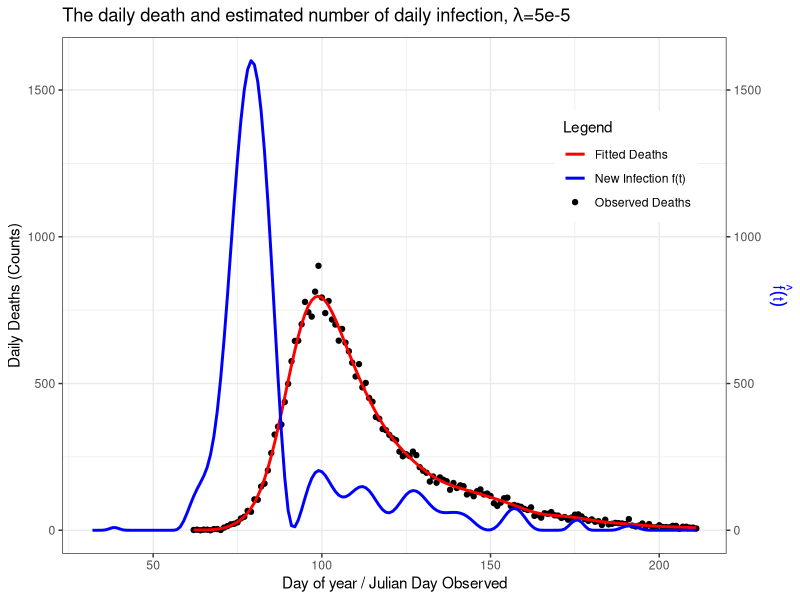
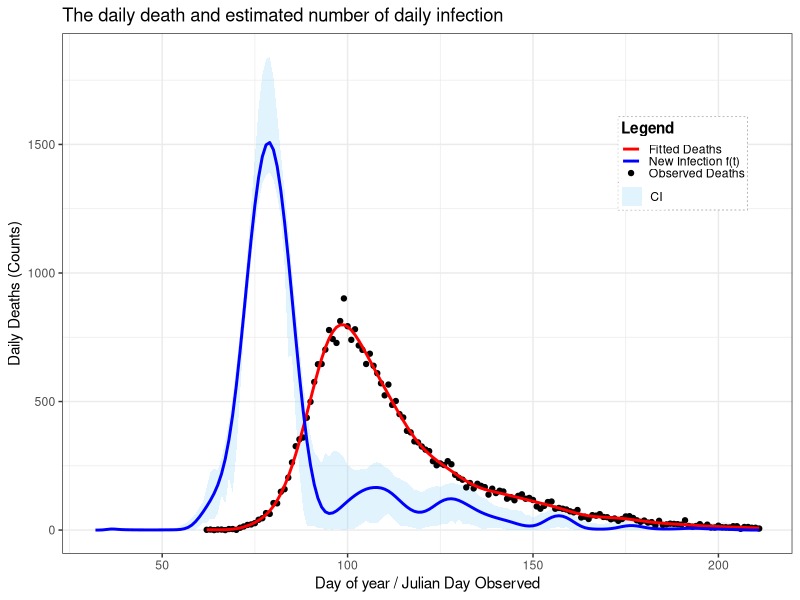

Write R code to recreate these figures, in order.
start <- Sys.time()
##=============== PROJECT 3 - EXTENDED STATISTICAL PROGRAMMING =================

# Group 12 
# Aseel Alghamdi : S2901228
# Fenanda Dwitha Kurniasari : S2744048
# Nurmawiya : S2822251

# Aseel     : Make function to contruct X, X tilde, and S (make_matrice)
#             Make objective function and its derivative
# Fenanda   : Bootstrap Uncertainty, 
#             Make final plot
#             Revise and put comment on code
# Nurmawiya : Preliminary Sanity Check with initial lambda, making plot
#             Fit the model using BFGS
#             Revise and put comment on code

# Repository Link
# https://github.com/fenandadwithak/Team12/tree/main/Proj3

# ==============================================================================
##                                  OUTLINE
# ==============================================================================
## What you get:
## (1) 
## (2) 
## (3) 
## (4) 
## (5)
## (6)


##===================== Data Preparation & Load library ========================
library(splines) #load library splines
library(ggplot2)

df <- read.table("engcov.txt", header = TRUE) # import datasets
y <- df$nhs; t <- df$julian
n <- length(y) # define total observation 
d <- 1:80; edur <- 3.151; sdur <- .469
pd <- dlnorm(d, edur, sdur) # density (PDF) function of death
pd <- pd / sum(pd) # probability of death

##==================== (1) Construct X, Xtilde, and S ==========================
make_matrices <- function(t, K=80) {
  # Function to construct matrices (Xtilde, X, S) required for predicting 
  #  number of new infections occuring on day t which expressed by an infection 
  #  rate function f(t)
  
  # Input/Arguments :(1) t, a vector of day since 2020. In this dataset, we use 
  #                      julian
  #                  (2) K, number of basis function, set to 80
  #                      larger K gives a more flexible/wigglier basis
  #
  # Output/Return   :(1) Xtilde, a model matrix (spline basis) to predict f(t) 
  #                      f(t) = b1(t)β1 + b2(t)β2 + ... + bk(t)βk
  #                      row : days; colomn : B-spline basis function
  #                  (2) X, model matrix for the expected death count (the 
  #                      observed outcome), after convolution with Xtilde and 
  #                      π(j)/probability func. for days from infection to death 
  #                  (3) S, penalised matrix. Matrix defining which aspect of β
  #                      are penalised
  
  # Construct X_tilde
  # Define a sequence starting from the first day of death recorded minus 30
  # (min(t)-30) because for the earliest records, deaths might be caused by the
  # infection happened around 30 days ago, until maximum day observed (max(t))
  # for as many as K+4 evenly spaced, so there will be a sequence of 84 numbers
  knots <- seq(min(t)-30, max(t), length.out=K+4)
  
  Xtilde <- splineDesign(knots=knots, 
                         x=(min(t)-30):max(t), 
                         ord=4,
                         outer.ok= TRUE)#construct matrix X-tilde using 
                                        #splineDesign with 84 knots as defined 
                                        #before starting from min(t)-30 until 
                                        #max(t) with order of the spline = 4
  
  # Construct X
  X <- matrix(0, nrow=length(t), ncol=ncol(Xtilde)) # initialize matrix to store
  #for every value in length(t) = 150
  # Execute for each observation of time (1:150)
  for (i in 1:length(t)) {
    j_max <- min(80, 29 + i) ## define upper bound for summation
    for (j in 1:j_max) { ## calculate for each days until death 
      # fill corresponding cells with corresponding element X_tilde and prob 
      # death time function
      X[i,] <- X[i,] + Xtilde[30 + i - j,] * pd[j] 
    }
  }
  
  # Construct S (Penalised Matrix)
  S <- crossprod(diff(diag(ncol(X)), diff=2))
  
  list(Xtilde=Xtilde, X=X, S=S) ## return the output into a list 
}##make_matrices

mats <- make_matrices(t) #
X <- mats$X ## X
S <- mats$S ## S
Xtilde <- mats$Xtilde ## X tilde

##============= (2) Function Penalised NLL and its Objective Func. =============

# In this part, we define objective function to be optimised. For this case, 
# it's already given that f(t) has possion GLM distribution

# First, we know that (log likehood funct of poisson) formula for poisson 
#        l = ∑[yi.log(μi)−μi−log(yi!)]
#        where  μ = Xβ
#        Also, we drop log(yi!) as it does not depends on parameter
#   
# NLL = ∑(Xβ−y⋅log(Xβ))[Negative loglikelihood function]
#       where β=exp(γ) (imposed for positivity)
# Then, the penalty is applied to β (control smoothness of the function), 
#       P = 0.5λβ'Sβ

# Penalised NLL = NLL + P

# Objective Function
pen_nll <- function(gamma, X, y, S, lambda, weight=1) {
  # Function to compute penalised negative log likehood
  # Input/Argument : (1) Gamma : K-vector of spline coefficients
  #                  (2) y : the deaths on day of the year ti
  #                  (3) S : penalised matrix
  #                  (4) lambda : smoothing parameter
  #                  (5) weight : weight for bootstraping sampled data
  #                      adjusted for more general use in this case
  
  # Output/Return  : single numeric value of pen_nll
  beta <- exp(gamma) # β = exp(γ)
  mu <- as.vector(X %*% beta) # μ = Xβ
  ll <- sum(weight*(y * log(mu) - mu)) # likelihood funct of possion dist
  penalty <- 0.5 * lambda * t(beta) %*% (S %*% beta) # penalty
  return(-ll + penalty)
}##pen_nll


# Define Gradient vector of Objective Function/ its derivative vector 
pen_grad <- function(gamma, X, y, S, lambda, weight=1) {
  # Function to compute derivative vector
  # Input/Argument : (1) Gamma : K-vector of spline coefficients
  #                  (2) y : the deaths on day of the year ti
  #                  (3) S : penalised matrix
  #                  (4) lambda : smoothing parameter
  #                  (5) weight : weight for bootstraping sampled data
  #                      adjusted for more general use in this case
  
  
  beta <- exp(gamma) # β = exp(γ)
  mu <- as.vector(X %*% beta) # μ = Xβ
  F <- t(X) %*% (weight*(y / mu - 1)) # ∂li/∂γj; or F =  diag(yi/µi−1).X.diag(β) 
  grad_ll <- -F * beta # total derivative for all data
  grad_pen <- lambda * (beta * (S %*% beta)) # total gradient for penalty 
  return(as.vector(grad_ll + grad_pen))
}

# Checking the derivative (From SP Notes pg 74)
K <- 80
fd <- gamma0 <- rep(0, K)       # start from all zeros
lambda <- 5e-5
pen_nll0 <- pen_nll(gamma0, X, y, S, lambda) 
eps <- 1e-7
for (i in 1:length(gamma0)) {
  gamma1 <- gamma0; gamma1[i] <- eps
  pen_nll1 <- pen_nll(gamma1,X,y,S,lambda)
  fd[i] <- (pen_nll1 - pen_nll0)/eps
}
fd; pen_grad(gamma0, X, y, S, lambda) ## already same
range(fd - pen_grad(gamma0, X, y, S, lambda)) ## apx zero

##================ (3) Fit the model using BFGS optimization ===================
gamma0 <- rep(0, K)       # start from all zeros
lambda <- 5e-5            # smoothing strength: larger -> smoother fitted curve

# Use BFGS (a standard quasi-Newton optimizer) to minimize the objective
fit <- optim(
  par     = gamma0,                 # initial gamma
  fn      = pen_nll,                # objective function
  gr      = pen_grad,               # analytic gradient
  method  = "BFGS",                 # efficient for smooth problems
  control = list(maxit = 1000),     # cap iterations
  X=X, y=y, S=S, lambda=lambda
)

beta_hat <- exp(fit$par) # estimated spline coefficients (K-vector)
mu_hat <- as.vector(X %*% beta_hat)

deaths_df <- data.frame(day = t, deaths = y, fitted = mu_hat)
infect_df <- data.frame(day = (min(t)-30):max(t), f_hat = as.vector(Xtilde %*% beta_hat))

# Combined Plot
windows()
ggplot() +
  geom_point(data = deaths_df, aes(x = day, y = deaths, color = "Observed Deaths"), size=1.5) +
  geom_line(data = deaths_df, aes(x = day, y = fitted, color = "Fitted Deaths"), size=1) +
  geom_line(data = infect_df, aes(x = day, y = f_hat, color = "New Infection f(t)"), size = 1) +
  labs(
    x = "Day of year / Julian Day Observed",
    y = "Daily Deaths (Counts)",
    title = expression(paste("The daily death and estimated number of daily infection, ", lambda, "=5e-5")),
    color = "Legend"
  ) +
  scale_color_manual(
    values = c(
      "Observed Deaths" = "black",
      "Fitted Deaths" = "red",
      "New Infection f(t)" = "blue"
    )) +
  theme_bw() +
  theme(
    axis.title.y.left = element_text(color="black"),
    axis.title.y.right = element_text(color="blue"),
    legend.position = c(0.85, 0.75)
  ) +
  scale_y_continuous(sec.axis = sec_axis(~., name = expression(hat(f)(t))))



##================ (4) Fit the model using BFGS optimization ===================
lambdas <- exp(seq(-13, -7, length=50))
BIC_vals <- numeric(length(lambdas))
best_fit <- NULL

for (i in seq_along(lambdas)) {
  fit <- optim(par=gamma0, fn=pen_nll, gr=pen_grad, method="BFGS",
               X=X, y=y, S=S, lambda=lambdas[i], control=list(maxit=1000))
  beta_hat <- exp(fit$par)
  mu_hat <- as.vector(X %*% beta_hat)
  W <- diag(as.vector(y / mu_hat^2))
  H0 <- t(X) %*% W %*% X
  H_lambda <- H0 + lambdas[i] * S
  EDF <- sum(diag(solve(H_lambda, H0)))
  ll <- sum(y * log(mu_hat) - mu_hat)
  BIC_vals[i] <- -2 * ll + log(length(y)) * EDF
  if (is.null(best_fit) || BIC_vals[i] < min(BIC_vals[1:i])) best_fit <- fit
}

best_lambda <- lambdas[which.min(BIC_vals)]
cat("Best lambda:", best_lambda, "\n")

##=============== (5) Non Parametric Bootstrap Uncertainty =====================
# Initialize number of replicate sample
n_bootstrap <- 200 

# Initialize matrix to store bootstrap replicates
mat_boots <- matrix(NA, nrow=nrow(mats$Xtilde), ncol=n_bootstrap)

for (b in 1:n_bootstrap) {
  wb <- tabulate(sample(n, replace=TRUE), n)
  fit_b <- optim(rep(0, ncol(X)), 
                 pen_nll, gr=pen_grad, 
                 method="BFGS",
                 y=y, X=X, S=S, 
                 lambda=best_lambda, 
                 weight=wb, 
                 control=list(maxit=1000))
  beta_b <- exp(fit_b$par)
  mat_boots[,b] <- mats$Xtilde %*% beta_b ## estimate number of new infection
}

##=====================(6) Final Plot===========================================

# Estimate the daily new infection rate f(t) with its 95% confidence limits
infect = data.frame(time_ft=(min(t)-30):max(t), 
                    mean_ft=rowMeans(mat_boots), #estimated mean of f(t)
                    sd_ft=apply(mat_boots,1,sd), #estimated sd of f(t)
                    
                    # apply is used for calculate quantile per row/observed days
                    lb_ft=t(apply(mat_boots,1, #lower bound, take the first row
                              function(x) quantile(x,c(0.025,0.975))))[,1],
                    ub_ft=t(apply(mat_boots,1, #upper bound, take the second row
                              function(x) quantile(x,c(0.025,0.975))))[,2]
                    )

# Estimate death and observed death
beta_hat <- exp(best_fit$par) # 
mu_hat <- as.vector(X %*% beta_hat) # mean deaths per day (from based fit model)
deaths <- data.frame(day = t, deaths = y, model_fit = mu_hat)

# Final Plot (Bootstrap)
ggplot() +
  ## Add 95% CI to plot
  geom_ribbon(
    data = infect,
    aes(x = time_ft, ymin = lb_ft, ymax = ub_ft, fill = "CI")
  ) +
  ## Add point represents death recorded from nhs data
  geom_point(
    data = deaths,
    aes(x = day, y = deaths, color = "Observed Deaths"),
    size = 1.5
  ) +
  ## Add line represents estimated death
  geom_line(
    data = deaths,
    aes(x = day, y = mu_hat, color = "Fitted Deaths"),
    size = 1
  ) +
  ## Add line represents estimated f(t) based on 200 replicates data
  geom_line(
    data = infect,
    aes(x = time_ft, y = mean_ft, color = "New Infection f(t)"),
    size = 1
  ) +
  ## Add label
  labs(
    x = "Day of year / Julian Day Observed",
    y = "Daily Deaths (Counts)",
    title = "The daily death and estimated number of daily infection",
    color = "Legend",
    fill = "Legend"
  ) +
  ## Add legend for line and points
  scale_color_manual(
    values = c(
      "Observed Deaths" = "black",
      "Fitted Deaths" = "red",
      "New Infection f(t)" = "blue"
    ),
    guide = "legend"
  ) +
  ## Add legend for CI
  scale_fill_manual(
    values = c("CI" = rgb(0.53, 0.81, 0.98, 0.25)),
    guide = "legend"
  ) +
  guides(
    color = guide_legend(
      title = "Legend",
      order = 1,
      override.aes = list(fill = NA)
    ),
    fill = guide_legend(
      title = NULL, ## no titles for CI's legend
      order = 1,
      override.aes = list(
        linetype = 0,
        shape = 22,
        size = 5,
        color = NA,
        fill = rgb(0.53, 0.81, 0.98, 0.25)
      )
    )
  ) +
  theme_bw() +
  # Adjust position
  theme(
    legend.position = c(0.85, 0.75),
    legend.background = element_rect(fill = alpha("white", 0.7), color = NA),
    legend.box.background = element_rect(color = "gray70", linetype = "dotted"),
    legend.title = element_text(face = "bold"),
    legend.key.height = unit(0.4, "lines"),
    legend.key.width  = unit(1, "lines"),
    legend.spacing.y  = unit(0.05, "lines"),
    legend.margin = margin(2, 2, 2, 2)
  )





end <- Sys.time()
end-start
